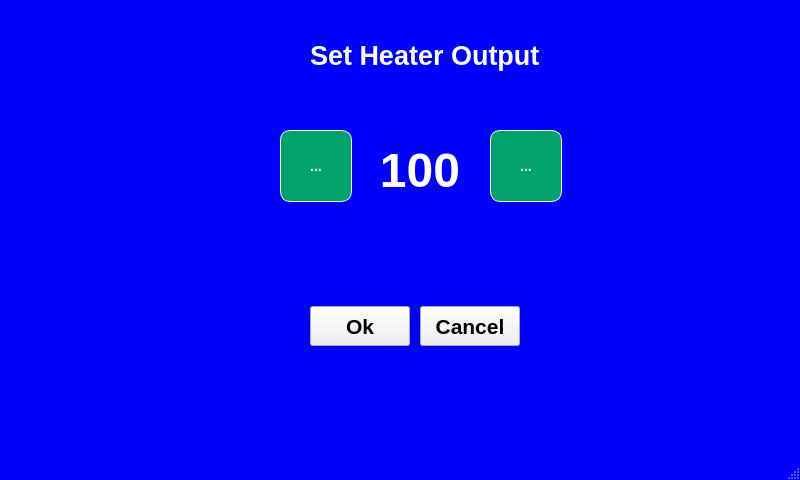
<?xml version="1.0" encoding="UTF-8"?>
<ui version="4.0">
 <class>servoManualSetPointForm</class>
 <widget class="QMainWindow" name="servoManualSetPointForm">
  <property name="geometry">
   <rect>
    <x>0</x>
    <y>0</y>
    <width>800</width>
    <height>480</height>
   </rect>
  </property>
  <property name="minimumSize">
   <size>
    <width>800</width>
    <height>480</height>
   </size>
  </property>
  <property name="maximumSize">
   <size>
    <width>800</width>
    <height>480</height>
   </size>
  </property>
  <property name="cursor">
   <cursorShape>PointingHandCursor</cursorShape>
  </property>
  <property name="windowTitle">
   <string>Set Point</string>
  </property>
  <property name="styleSheet">
   <string notr="true">QMainWindow{background-color:blue ;}</string>
  </property>
  <widget class="QWidget" name="centralwidget">
   <widget class="QPushButton" name="okHeaterBtn">
    <property name="geometry">
     <rect>
      <x>310</x>
      <y>306</y>
      <width>100</width>
      <height>40</height>
     </rect>
    </property>
    <property name="minimumSize">
     <size>
      <width>100</width>
      <height>40</height>
     </size>
    </property>
    <property name="maximumSize">
     <size>
      <width>100</width>
      <height>40</height>
     </size>
    </property>
    <property name="font">
     <font>
      <pointsize>16</pointsize>
      <weight>75</weight>
      <bold>true</bold>
     </font>
    </property>
    <property name="text">
     <string>Ok</string>
    </property>
   </widget>
   <widget class="QToolButton" name="heaterUpToolBtn">
    <property name="geometry">
     <rect>
      <x>490</x>
      <y>130</y>
      <width>72</width>
      <height>72</height>
     </rect>
    </property>
    <property name="minimumSize">
     <size>
      <width>72</width>
      <height>72</height>
     </size>
    </property>
    <property name="maximumSize">
     <size>
      <width>72</width>
      <height>72</height>
     </size>
    </property>
    <property name="styleSheet">
     <string notr="true">QToolButton{
    border-style: outset;
    border-width: 1px;
    border-radius: 10px;
    border-color: beige;
    font: bold 14px;
 
    padding: 6px;
    background-color: #00A36C ;
    color:#FFFFFF ;
}
QToolButton:pressed {
    background-color: gray;
    border-style: inset;
}</string>
    </property>
    <property name="text">
     <string>...</string>
    </property>
    <property name="icon">
     <iconset>
      <normaloff>icon/plus-sign-white.png</normaloff>icon/plus-sign-white.png</iconset>
    </property>
    <property name="iconSize">
     <size>
      <width>42</width>
      <height>40</height>
     </size>
    </property>
   </widget>
   <widget class="QToolButton" name="heaterDownToolBtn">
    <property name="geometry">
     <rect>
      <x>280</x>
      <y>130</y>
      <width>72</width>
      <height>72</height>
     </rect>
    </property>
    <property name="minimumSize">
     <size>
      <width>72</width>
      <height>72</height>
     </size>
    </property>
    <property name="maximumSize">
     <size>
      <width>72</width>
      <height>72</height>
     </size>
    </property>
    <property name="styleSheet">
     <string notr="true">QToolButton{
    border-style: outset;
    border-width: 1px;
    border-radius: 10px;
    border-color: beige;
    font: bold 14px;
 
    padding: 6px;
    background-color: #00A36C ;
    color:#FFFFFF;
}
QToolButton:pressed {
    background-color: gray;
    border-style: inset;
}</string>
    </property>
    <property name="text">
     <string>...</string>
    </property>
    <property name="icon">
     <iconset>
      <normaloff>icon/minus_white.png</normaloff>icon/minus_white.png</iconset>
    </property>
    <property name="iconSize">
     <size>
      <width>42</width>
      <height>42</height>
     </size>
    </property>
   </widget>
   <widget class="QPushButton" name="cancelHeaterBtn">
    <property name="geometry">
     <rect>
      <x>420</x>
      <y>306</y>
      <width>100</width>
      <height>40</height>
     </rect>
    </property>
    <property name="minimumSize">
     <size>
      <width>100</width>
      <height>40</height>
     </size>
    </property>
    <property name="maximumSize">
     <size>
      <width>100</width>
      <height>40</height>
     </size>
    </property>
    <property name="font">
     <font>
      <pointsize>16</pointsize>
      <weight>75</weight>
      <bold>true</bold>
     </font>
    </property>
    <property name="text">
     <string>Cancel</string>
    </property>
   </widget>
   <widget class="QLabel" name="heaterOutput">
    <property name="geometry">
     <rect>
      <x>360</x>
      <y>150</y>
      <width>120</width>
      <height>40</height>
     </rect>
    </property>
    <property name="minimumSize">
     <size>
      <width>120</width>
      <height>40</height>
     </size>
    </property>
    <property name="maximumSize">
     <size>
      <width>120</width>
      <height>40</height>
     </size>
    </property>
    <property name="font">
     <font>
      <pointsize>36</pointsize>
      <weight>75</weight>
      <bold>true</bold>
     </font>
    </property>
    <property name="styleSheet">
     <string notr="true">QLabel{
  
    color:#FFFFFF;
}
QLabel:pressed {
    background-color: gray;
    border-style: inset;
}</string>
    </property>
    <property name="text">
     <string>100</string>
    </property>
    <property name="alignment">
     <set>Qt::AlignCenter</set>
    </property>
   </widget>
   <widget class="QLabel" name="skinTextLabel_2">
    <property name="geometry">
     <rect>
      <x>310</x>
      <y>40</y>
      <width>231</width>
      <height>31</height>
     </rect>
    </property>
    <property name="font">
     <font>
      <pointsize>20</pointsize>
      <weight>75</weight>
      <bold>true</bold>
     </font>
    </property>
    <property name="styleSheet">
     <string notr="true">QLabel{
  
    color:#FFFFFF;
}
QLabel:pressed {
    background-color: gray;
    border-style: inset;
}</string>
    </property>
    <property name="text">
     <string>Set Heater Output</string>
    </property>
   </widget>
  </widget>
  <widget class="QMenuBar" name="menubar">
   <property name="geometry">
    <rect>
     <x>0</x>
     <y>0</y>
     <width>800</width>
     <height>24</height>
    </rect>
   </property>
  </widget>
  <widget class="QStatusBar" name="statusbar"/>
 </widget>
 <resources/>
 <connections/>
</ui>
